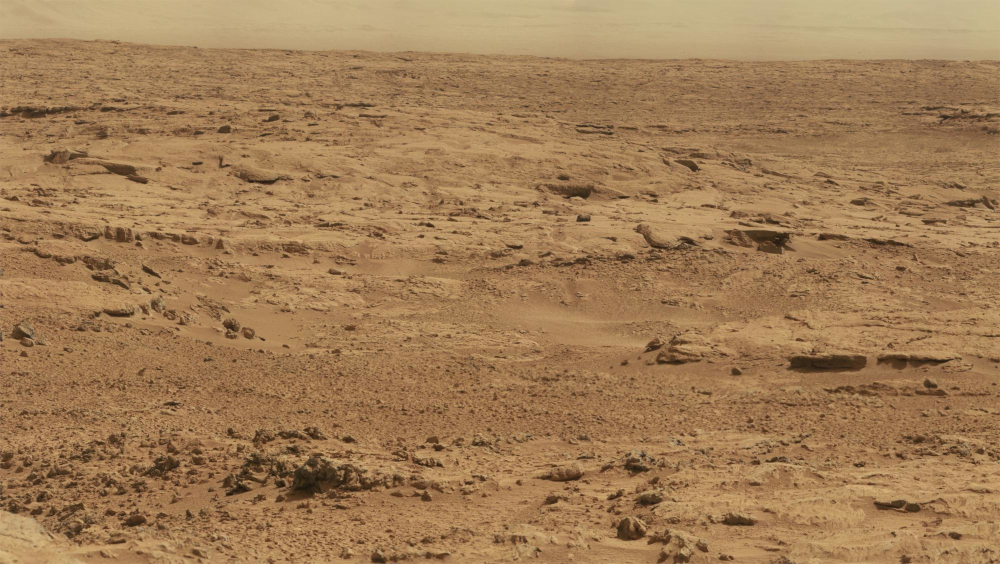
#> input picture Projet_Panorama/images/gauche.jpg, 1000 x 564 px
$ python app3.py
#> lines starting #> are read from the running program, lines starting #| are printed output that depends on the picture
#> further down, img_color1 is the input picture: shape (564, 1000, 3); mean R, G, B 160.2, 124.3, 84.9
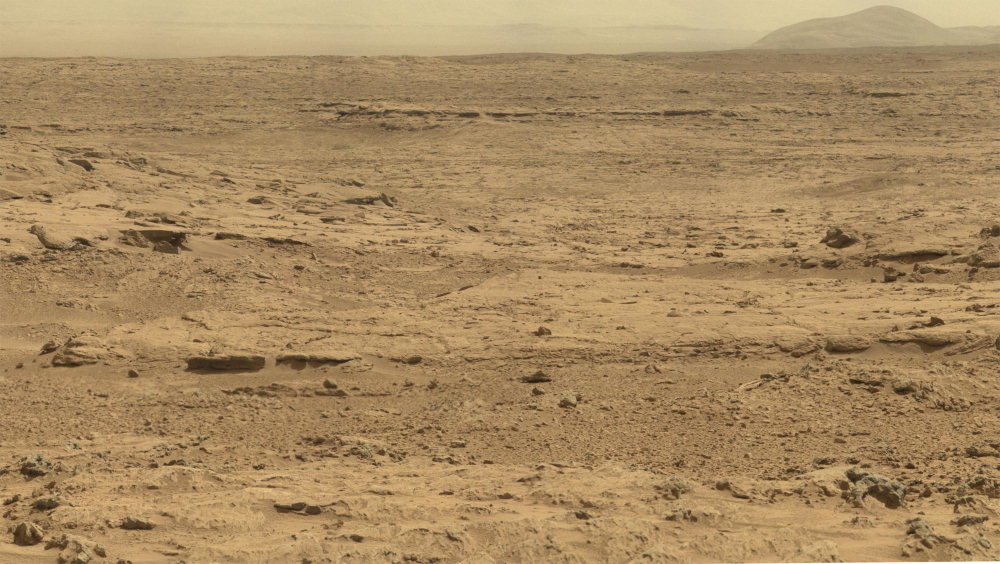
#> input picture Projet_Panorama/images/droite.jpg, 1000 x 564 px
#> further down, img_color2 is the input picture: shape (564, 1000, 3); mean R, G, B 167.3, 138.1, 97.1
### Projet_Panorama/hist_match.py
import numpy as np


def equalize_hist(source, template):
    source_output = np.copy(source)
    for c in range(3):
        source_output[:,:,c] = hist_match(source[:,:,c], template[:,:,c])

    return source_output

def hist_match(source, template):
    """
    Adjust the pixel values of a grayscale image such that its histogram
    matches that of a target image.

    Source: https://code-examples.net/en/q/1f24946


    Arguments:
    -----------
        source: np.ndarray
            Image to transform; the histogram is computed over the flattened
            array
        template: np.ndarray
            Template image; can have different dimensions to source
    Returns:
    -----------
        matched: np.ndarray
            The transformed output image
    """

    oldshape = source.shape
    source = source.ravel()
    template = template.ravel()

    # get the set of unique pixel values and their corresponding indices and
    # counts
    s_values, bin_idx, s_counts = np.unique(source, return_inverse=True,
                                            return_counts=True)
    t_values, t_counts = np.unique(template, return_counts=True)

    # take the cumsum of the counts and normalize by the number of pixels to
    # get the empirical cumulative distribution functions for the source and
    # template images (maps pixel value --> quantile)
    s_quantiles = np.cumsum(s_counts).astype(np.float64)
    s_quantiles /= s_quantiles[-1]
    t_quantiles = np.cumsum(t_counts).astype(np.float64)
    t_quantiles /= t_quantiles[-1]

    # interpolate linearly to find the pixel values in the template image
    # that correspond most closely to the quantiles in the source image
    interp_t_values = np.interp(s_quantiles, t_quantiles, t_values)

    return interp_t_values[bin_idx].reshape(oldshape)

### Projet_Panorama/homographie.py
import numpy as np
import timeit

def obtenir_matrice_A(keypoints_matched1, keypoints_matched2):
    matrix_A = []

    for i in range(len(keypoints_matched1)):
        x1 = keypoints_matched1[i][0]
        y1 = keypoints_matched1[i][1]

        x2 = keypoints_matched2[i][0]
        y2 = keypoints_matched2[i][1]

        matrix_A.append([x1, y1, 1, 0, 0, 0, -x2*x1, -x2*y1, -x2])
        matrix_A.append([0, 0, 0, x1, y1, 1, -y2*x1, -y2*y1, -y2])

    matrix_A = np.array(matrix_A)

    return matrix_A


# [26 lines left out: function calcul_matrice_H_avec_eig, not called in this run]


def calcul_matrice_H_avec_svd(keypoints_matched1, keypoints_matched2, verbose=False):
    matrix_A = obtenir_matrice_A(keypoints_matched1, keypoints_matched2)

    if verbose:
        start_time = timeit.default_timer()

    # SVD
    U, S, VT = np.linalg.svd(matrix_A)

    if verbose:
        time_ = timeit.default_timer() - start_time
        print("--- np.linalg.svd in " + str(time_) + " seconds ---")


    H_flatten_svd = VT[-1]
    H_flatten_norm_svd = H_flatten_svd / H_flatten_svd[-1]


    H_norm_svd = np.reshape(H_flatten_norm_svd, (3,3))

    return H_norm_svd, H_flatten_svd


# Comparer dernier vecteur singulier vs vecteur propre A.T*A
# [7 lines left out: function vs_SDV_et_vp_ATA, not called in this run]

### Projet_Panorama/combiner_images_avec_points_cles.py
import numpy as np
from homographie import calcul_matrice_H_avec_svd, calcul_matrice_H_avec_eig

def combiner_images_avec_points_cles(keypoints_matched1, keypoints_matched2, img_color1, img_color2):
    H, _ = calcul_matrice_H_avec_svd(keypoints_matched1, keypoints_matched2)

    H_inv = np.linalg.inv(H)

    shape_img2 = np.array([len(img_color2), len(img_color2[0]), 1])
#> shape_img2 = [564, 1000, 1]
    shape_pano_img = H_inv@shape_img2
#> shape_pano_img = [562.3, 1578.8, 0.991]


    print(H)
    print(shape_pano_img)
#| [5.62297818e+02 1.57875693e+03 9.90675722e-01]

    # Ajouter image de droite
    pano_img = np.zeros((int(shape_pano_img[0]), int(shape_pano_img[1]), 3), dtype=np.float32)

    for i in range(len(pano_img)):
        for j in range(len(pano_img[0])):
            img_target_coord = np.array([i, j, 1])

            img_droite_coord = H@img_target_coord

            img_droite_x = int(round(img_droite_coord[0]))
            img_droite_y = int(round(img_droite_coord[1]))

            # Si coordonnée est à l'extérieur de l'image on ne la considère pas
            if img_droite_x < 0 or img_droite_x > len(img_color2) - 1 or img_droite_y < 0 or img_droite_y > len(img_color2[0]) - 1:
                continue

            pano_img[i][j] = img_color2[img_droite_x][img_droite_y]/255.
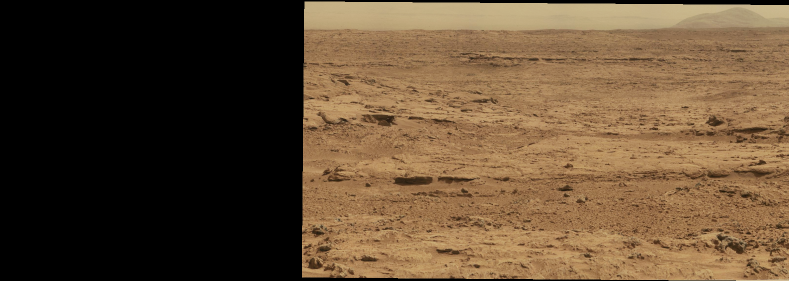
#> pano_img: shape (562, 1578, 3) float32 (shown at 1/2 size); mean R, G, B 0.379, 0.294, 0.201


    # Ajouter image de gauche
    for i in range(len(img_color1)):
        for j in range(len(img_color1[0])):
            if i < 0 or i > shape_pano_img[0] - 1 or j < 0 or j > shape_pano_img[1] - 1:
                continue
            pano_img[i][j] = img_color1[i][j]/255.
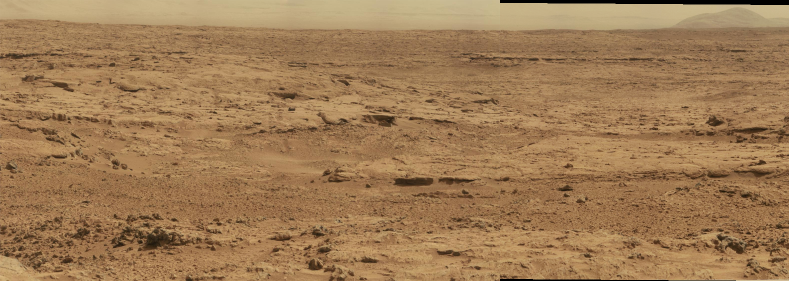
#> pano_img: shape (562, 1578, 3) float32 (shown at 1/2 size); mean R, G, B 0.622, 0.483, 0.331

    return pano_img

### Projet_Panorama/afficher_img_avec_points_cles.py
import numpy as np
import matplotlib.pyplot as plt
from matplotlib.patches import Circle, Arrow
import math

def afficher_img_avec_points_cles(img, keypoints_octaves, has_angle, name_file=""):
#> called with has_angle = False, name_file = ''
    fig,ax = plt.subplots(1)
    ax.set_aspect('equal')

    ax.imshow(img)  # cmap=plt.cm.gray pour affichage en gris

    for idx, keypoints in enumerate(keypoints_octaves):
        if len(keypoints_octaves) > 1:
            tag = idx/(len(keypoints_octaves) - 1)
        else:
            tag = idx
        color_tag = plt.cm.RdYlBu(tag)
        add_keypoints(keypoints, ax, color_tag, has_angle)

    if name_file != "":
        plt.savefig("./images_rapport/" + str(name_file) + ".png")

    plt.show()


# [22 lines left out: function add_keypoints, not called in this run]

### Projet_Panorama/app3.py
import numpy as np
import cv2
from matching import distance_inter_points, get_k_lowest
from skimage.color import rgb2gray
from afficher_img_avec_points_cles import afficher_img_avec_points_cles
from combiner_images_avec_points_cles import combiner_images_avec_points_cles
from hist_match import equalize_hist
from skimage.io import imread
from scipy.spatial import distance_matrix
from matching import get_k_lowest
from scipy import ndimage

def rotate(image, angle, center = None, scale = 1.0):
    (h, w) = image.shape[:2]

    if center is None:
        center = (w / 2, h / 2)

    # Perform the rotation
    M = cv2.getRotationMatrix2D(center, angle, scale)
    rotated = cv2.warpAffine(image, M, (w, h))

    return rotated

#print(distance_matrix(np.asarray([[1],[2],[15]]), np.asarray([[3],[4]])))
#print(get_k_lowest(distance_matrix(np.asarray([[1],[2],[15]]), np.asarray([[3],[4]])), 2))


img_color1 = imread("./images/gauche.jpg")
img_color2 = imread("./images/droite.jpg")

#keypoints_matched1 =  [(224.0, 880.0), (203.0, 950.0), (54.0, 483.0), (306.0, 121.0), (233.0, 774.0), (353.0, 907.0), (237.0, 841.0), (58.0, 494.0), (214.0, 733.0)]
#keypoints_matched2 =  [(223.0, 278.0), (201.0, 349.0), (52.0, 182.0), (248.0, 939.0), (233.0, 170.0), (354.0, 306.0), (236.0, 238.0), (56.0, 193.0), (214.0, 128.0)]

keypoints_matched1 = [(169.0, 753.0), (516.0, 753.0), (444.0, 766.0), (503.0, 749.0), (494.0, 619.0), (229.0, 638.0), (277.0, 810.0), (355.0, 818.0), (398.0, 924.0), (109.0, 988.0), (177.0, 749.0), (363.0, 624.0), (440.0, 645.0)]
keypoints_matched2 = [(168.0, 148.0), (520.0, 151.0), (447.0, 164.0), (507.0, 147.0), (499.0, 15.0), (230.0, 32.0), (277.0, 207.0), (356.0, 216.0), (399.0, 323.0), (105.0, 386.0), (176.0, 144.0), (366.0, 19.0), (444.0, 41.0)]

# [10 lines of commented-out code are left out]


img_color2_v2 = equalize_hist(img_color2, img_color1)

print("Combinaison des deux images pour former panorama.")
pano_img = combiner_images_avec_points_cles(
                keypoints_matched1=keypoints_matched1,
                keypoints_matched2=keypoints_matched2,
                img_color1=img_color1,
                img_color2=img_color2_v2)

afficher_img_avec_points_cles(pano_img, [], False)
